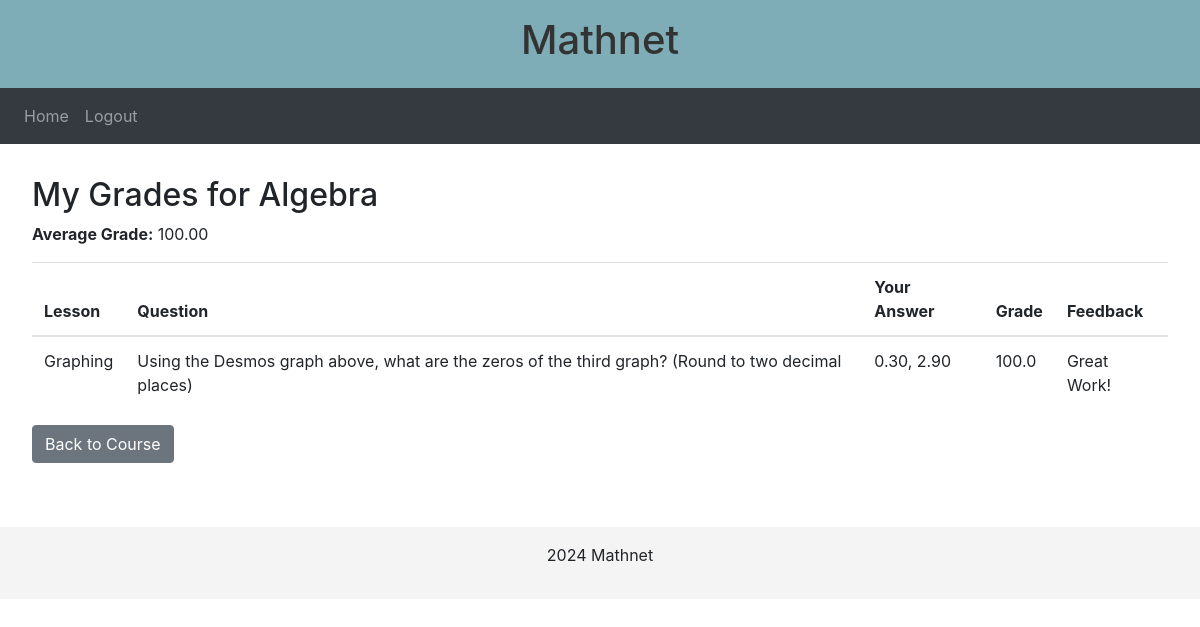
The app's page /course/1/my_grades (signed in) with its own data.
### app/models.py (models this page shows)
class Course(db.Model):
    id = db.Column(db.Integer, primary_key=True)
    title = db.Column(db.String(100), nullable=False)
    description = db.Column(db.Text, nullable=True)
    code = db.Column(db.String(10), unique=True)
    is_private = db.Column(db.Boolean, default=False)
    creator_id = db.Column(db.Integer, db.ForeignKey('user.id'), nullable=False)
    lessons = db.relationship('Lesson', backref='course', lazy=True)

class Answer(db.Model):
    id = db.Column(db.Integer, primary_key=True)
    content = db.Column(db.Text, nullable=False)
    submitted_at = db.Column(db.DateTime, default=datetime.utcnow)
    grade = db.Column(db.Float)  # Nullable until graded
    feedback = db.Column(db.Text)
    student_id = db.Column(db.Integer, db.ForeignKey('user.id'), nullable=False)
    question_id = db.Column(db.Integer, db.ForeignKey('question.id'), nullable=False)

class Lesson(db.Model):
    id = db.Column(db.Integer, primary_key=True)
    course_id = db.Column(db.Integer, db.ForeignKey('course.id'), nullable=False)
    title = db.Column(db.String(150), nullable=False)
    video_url = db.Column(db.String(255))
    desmos_state = db.Column(db.Text)
    content = db.Column(db.Text)
    questions = db.relationship('Question', backref='lesson', lazy=True, cascade='all, delete-orphan')
    completions = db.relationship('LessonCompletion', backref='lesson', lazy=True, cascade='all, delete-orphan')

class Question(db.Model):
    id = db.Column(db.Integer, primary_key=True)
    prompt = db.Column(db.Text, nullable=False)
    lesson_id = db.Column(db.Integer, db.ForeignKey('lesson.id'), nullable=False)
    created_at = db.Column(db.DateTime, default=datetime.utcnow)
    answers = db.relationship('Answer', backref='question', lazy=True, cascade='all, delete-orphan')

### app/routes.py (the view)
@routes.route('/course/<int:course_id>/my_grades', methods=['GET'])
@login_required
def my_course_grades(course_id):
    course = Course.query.get_or_404(course_id)
    if current_user not in course.students and current_user != course.creator:
        flash('You are not enrolled in this course.', 'danger')
        return redirect(url_for('routes.home'))
    answers = Answer.query.join(Question).join(Lesson).filter(
        Answer.student_id == current_user.id,
        Question.lesson_id == Lesson.id,
        Lesson.course_id == course.id,
        Answer.grade != None
    ).all()
    if answers:
        total_grade = sum([answer.grade for answer in answers])
        average_grade = total_grade / len(answers)
    else:
        average_grade = None
    return render_template('student_course_grades.html', course=course, answers=answers, average_grade=average_grade, user=current_user)

### app/__init__.py (called while the page is built)
def create_app():
    app = Flask(__name__)
    app.config['SECRET_KEY'] = 'willssecretkey'
    base_dir = os.path.abspath(os.path.dirname(__file__))
    db_path = os.path.join(base_dir, DB_NAME)
    app.config['SQLALCHEMY_DATABASE_URI'] = 'sqlite:///' + db_path
    db.init_app(app)
    from .routes import routes
    from .auth import auth
    app.register_blueprint(routes, url_prefix='/')
    app.register_blueprint(auth, url_prefix='/')
    from .models import Course, User
    with app.app_context():
        db.create_all()
    login_manager = LoginManager()
    login_manager.login_view = 'auth.login'
    login_manager.init_app(app)
    @login_manager.user_loader
    def load_user(id):
        return User.query.get(int(id))
    return app

### app/templates/student_course_grades.html
{% extends 'base.html' %}
{% block content %}
<h2>My Grades for {{ course.title }}</h2>
{% if answers %}
    <p><strong>Average Grade:</strong> {{ '%.2f' % average_grade }}</p>
    <table class="table">
        <thead>
            <tr>
                <th>Lesson</th>
                <th>Question</th>
                <th>Your Answer</th>
                <th>Grade</th>
                <th>Feedback</th>
            </tr>
        </thead>
        <tbody>
            {% for answer in answers %}
                <tr>
                    <td>{{ answer.question.lesson.title }}</td>
                    <td>{{ answer.question.prompt }}</td>
                    <td>{{ answer.content }}</td>
                    <td>{{ answer.grade }}</td>
                    <td>{{ answer.feedback }}</td>
                </tr>
            {% endfor %}
        </tbody>
    </table>
{% else %}
    <p>You don't have any graded answers in this course yet.</p>
{% endif %}
<a href="{{ url_for('routes.course', course_id=course.id) }}" class="btn btn-secondary">Back to Course</a>
{% endblock %}

### app/static/css/styles.css (style rules this page uses)
body { font-family: Arial, sans-serif; margin: 0; padding: 0; line-height: 1.6; }

### records on screen
Course: title "Algebra"
Answer: question.lesson "Graphing", question.prompt "Using the Desmos graph above, what are the zeros of the third graph? (Round to two decimal places)", content "0.30, 2.90", grade "100.0", feedback "Great Work!"

### other values on screen
{{ '%.2f' % average_grade }} "100.00"
